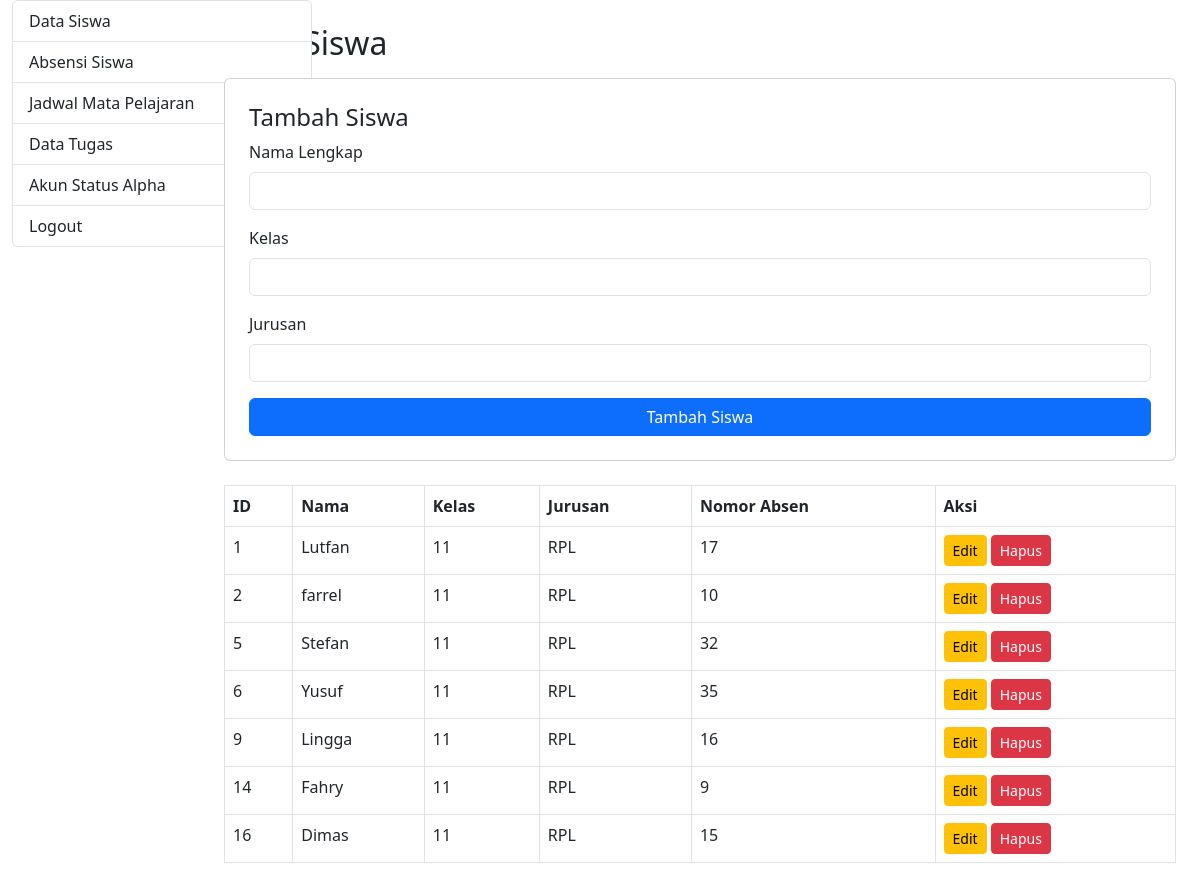
/data_siswa.php (signed in), run on the app's committed database.
### tables this page shows
CREATE TABLE `siswa` (
  `id` int NOT NULL,
  `nama` varchar(100) NOT NULL,
  `kelas` varchar(50) NOT NULL,
  `jurusan` varchar(100) NOT NULL,
  `nomor_absen` int NOT NULL
);

### data_siswa.php (the view, shortened to what this page needs)
<?php
include 'config.php';
$result = $conn->query("SELECT * FROM siswa ORDER BY id ASC");
?>
<!DOCTYPE html>
<html lang="id">
<head>
    <link href="https://cdn.jsdelivr.net/npm/bootstrap@5.3.0-alpha1/dist/css/bootstrap.min.css" rel="stylesheet">
    <link rel="stylesheet" href="https://cdn.jsdelivr.net/npm/bootstrap-icons@1.10.3/font/bootstrap-icons.css">
</head>
<body>
    <div class="container-fluid">
        <div class="row">
            <div class="col-md-2">
                <?php include 'sidebar.php'; ?>
            </div>
            <div class="col-md-10 p-4">
                <h2 class="mb-3">Data Siswa</h2>
                <div class="card p-4 mb-4">
                    <h4>Tambah Siswa</h4>
                    <form method="POST">
                        <div class="mb-3">
                            <label for="nama" class="form-label">Nama Lengkap</label>
                            <input type="text" name="nama" id="nama" class="form-control" required>
                        </div>
                        <div class="mb-3">
                            <label for="kelas" class="form-label">Kelas</label>
                            <input type="text" name="kelas" id="kelas" class="form-control" required>
                        </div>
                        <div class="mb-3">
                            <label for="jurusan" class="form-label">Jurusan</label>
                            <input type="text" name="jurusan" id="jurusan" class="form-control" required>
                        </div>
                        <button type="submit" name="add_siswa" class="btn btn-primary w-100">Tambah Siswa</button>
                    </form>
                </div>
<table class="table table-bordered">
    <thead>
        <tr>
            <th>ID</th>
            <th>Nama</th>
            <th>Kelas</th>
            <th>Jurusan</th>
            <th>Nomor Absen</th>
            <th>Aksi</th>
        </tr>
    </thead>
    <tbody>
        <?php while ($row = $result->fetch_assoc()) { ?>
        <tr>
            <td><?= $row['id'] ?></td>
            <td><?= $row['nama'] ?></td>
            <td><?= $row['kelas'] ?></td>
            <td><?= $row['jurusan'] ?></td>
            <td><?= $row['nomor_absen'] ?></td>
            <td>
                <a href="?edit_siswa=<?= $row['id'] ?>" class="btn btn-warning btn-sm">Edit</a>
                <a href="?delete_siswa=<?= $row['id'] ?>" class="btn btn-danger btn-sm" onclick="return confirm('Yakin ingin menghapus?')">Hapus</a>
            </td>
        </tr>
        <?php } ?>
    </tbody>
</table>
            </div>
        </div>
    </div>
</body>
</html>

### data on the page
siswa: id "1", nama "Lutfan", kelas "11", jurusan "RPL", nomor_absen "17"
siswa: id "2", nama "farrel", kelas "11", jurusan "RPL", nomor_absen "10"
siswa: id "5", nama "Stefan", kelas "11", jurusan "RPL", nomor_absen "32"
siswa: id "6", nama "Yusuf", kelas "11", jurusan "RPL", nomor_absen "35"
siswa: id "9", nama "Lingga", kelas "11", jurusan "RPL", nomor_absen "16"
siswa: id "14", nama "Fahry", kelas "11", jurusan "RPL", nomor_absen "9"
siswa: id "16", nama "Dimas", kelas "11", jurusan "RPL", nomor_absen "15"
